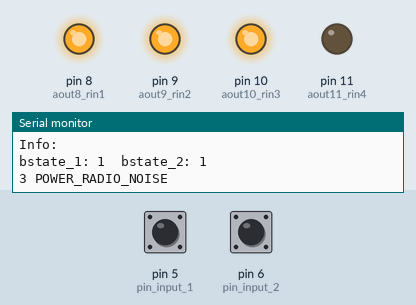
The sketch below on a simulated Arduino Uno, built with avr-gcc and run on an emulated ATmega328P. Shown: output pins drawn as LEDs (lit = HIGH), the last lines printed to the serial monitor. The test bench sets the inputs (shaded band); at power-on: pin 5 (pin_input_1) HIGH, pin 6 (pin_input_2) HIGH.

Above: at 1.2 s.
1.3 s: pin 5 (pin_input_1) pulled LOW for 0.25 s
At 1.51 s:
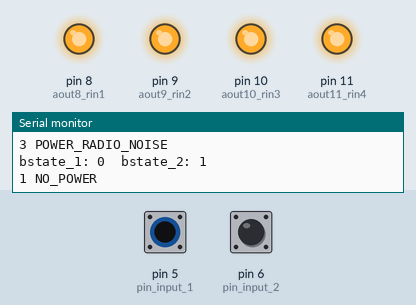
3.1 s: pin 6 (pin_input_2) pulled LOW for 0.25 s
At 3.31 s:
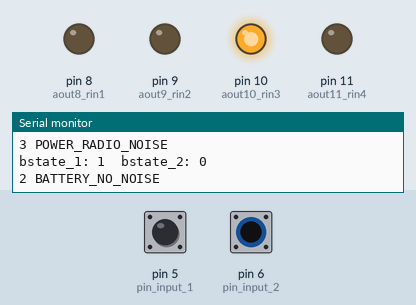
4.9 s: pin 6 (pin_input_2) pulled LOW for 3.2 s
At 9.4 s:
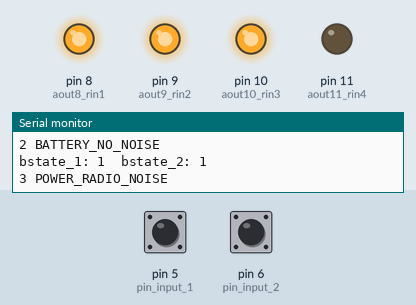
9.7 s: pin 5 (pin_input_1) pulled LOW for 3.2 s
At 10.7 s:
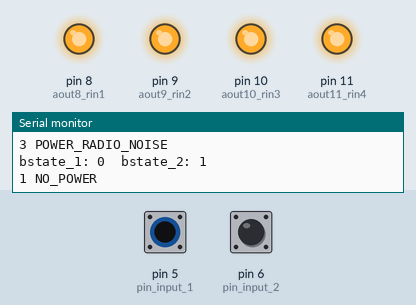
Timing chart, 0 to 14.5 s (numbered marks = the images above; inputs shaded):
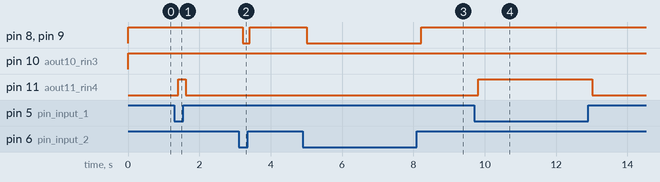

Measured:
- after the input at 1.3 s, pin 11 (aout11_rin4): LOW → HIGH after 0.11 s, → LOW 0.20 s later
- after the input at 3.1 s, pin 8 (aout8_rin1), pin 9 (aout9_rin2): HIGH → LOW after 0.12 s, → HIGH 0.20 s later
- after the input at 4.9 s, pin 8 (aout8_rin1), pin 9 (aout9_rin2): HIGH → LOW after 0.12 s, → HIGH 3.2 s later
- after the input at 9.7 s, pin 11 (aout11_rin4): LOW → HIGH after 0.12 s, → LOW 3.2 s later

The sketch:

DeltaPlanoArduinoNano.ino
```cpp
/*
 Name:      CodiceV1.ino
 Created: 8/24/2020 2:04:33 PM
 Author:  giovannirasera
*/

/// <summary>
/// Connessione al Reley Shield
/// </summary>
constexpr int   aout8_rin1  = 8,
                aout9_rin2  = 9,
                aout10_rin3 = 10,
                aout11_rin4 = 11;

/// <summary>
/// Input
/// </summary>
const int pin_input_1 = 5;
const int pin_input_2 = 6;
int bstate_1 = 0;
int bstate_2 = 0;
int prev_bstate1 = -1;
int prev_bstate2 = -1;
bool state_changed = true;
#define ACCESO LOW
#define SPENTO  HIGH
//MODALITA
constexpr int NO_POWER = 1, POWER_RADIO_NOISE = 3, BATTERY_NO_NOISE = 2, IMPOSSIBLE = 0;

//
void setup() {
    //Output al Reley Shield
    pinMode(aout8_rin1,     OUTPUT);
    pinMode(aout9_rin2,     OUTPUT);
    pinMode(aout10_rin3,    OUTPUT);
    pinMode(aout11_rin4,    OUTPUT);

    //Input dal convertitore
    pinMode(pin_input_1, INPUT_PULLUP);
    pinMode(pin_input_2, INPUT_PULLUP);

    //Debug monitor
    Serial.begin(9600);
    Serial.println("-- Benvenuto Mauro --");
    Serial.println("Info: ");
}

void loop() {
    //Leggi input
    read(bstate_1, pin_input_1);
    read(bstate_2, pin_input_2);
    state_changed = (prev_bstate1 != bstate_1 || prev_bstate2 != bstate_2);

    //Faccio qualcosa solo se lo stato è cambiato
    if (state_changed) {
        prev_bstate1 = bstate_1;
        prev_bstate2 = bstate_2;

        //DEBUG
        Serial.print("bstate_1: "); Serial.print(bstate_1); Serial.print("  bstate_2: "); Serial.println(bstate_2);

        //Menu delle modalita
        int scelta = calcola_scelta();
        switch (scelta) {
        case NO_POWER:
            Serial.print(scelta); Serial.println(" NO_POWER");

            set_releys(SPENTO, SPENTO, SPENTO, SPENTO);

            break;
        case POWER_RADIO_NOISE:
            Serial.print(scelta); Serial.println(" POWER_RADIO_NOISE");

            set_releys(ACCESO, SPENTO, SPENTO, SPENTO);

            break;
        case BATTERY_NO_NOISE:
            Serial.print(scelta); Serial.println(" BATTERY_NO_NOISE");

            set_releys(ACCESO, SPENTO, ACCESO, ACCESO);

            break;
        case IMPOSSIBLE:
            Serial.print(scelta); Serial.println(" IMPOSSIBLE");
            //TODO
            break;
        }
    }

    //Evita Bounce
    delay(200);
}

//Funzioni Utils

/// <summary>
/// Salva il valore letto nella variabile storing_val
/// </summary>
/// <param name="storing_var"> Dove salvare</param>
/// <param name="pin_input_val"> Da dove leggere</param>
void read(int& storing_var, const int pin_input_val) {
    storing_var = digitalRead(pin_input_val);
}

//Calcolo della scelta
int calcola_scelta() {
    return (bstate_1 << 1) + (bstate_2 << 0) ;
}

/// <summary>
/// Modifica la posizione dei reley
/// ATTENZIONE ALLA POSIZIONE
/// 4 3 2 R1   -->   USB
/// </summary>
/// <param name="state_rout4"></param>
/// <param name="state_rout3"></param>
/// <param name="state_rout2"></param>
/// <param name="state_rout1"></param>
void set_releys(int state_rout4, int state_rout3, int state_rout2, int state_rout1) {
    //Impostazione dei reley
    digitalWrite(aout8_rin1, state_rout1);
    digitalWrite(aout9_rin2, state_rout2);
    digitalWrite(aout10_rin3, state_rout3);
    digitalWrite(aout11_rin4, state_rout4);
}
```
